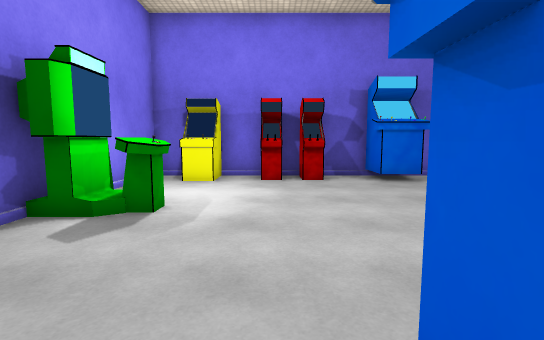
view 1 (above)

12 first-person views from a walk through a 3-D level made in the Unity game engine. The camera is 1.4 m above the floor, tilts 6° down and sees 85° across. The floor is counted in squares, 1 m on a side. Each view is taken from the middle of a square. On the plan, view 1 faces up. The plan holds only what a view shows up to about 14 squares ahead; the rest is blank. The player is left out. Some surface patterns are stand-ins.

view 2
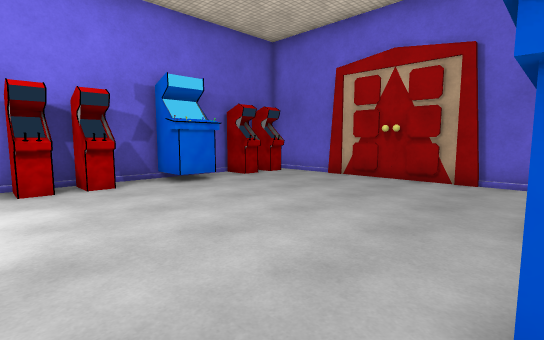

view 3
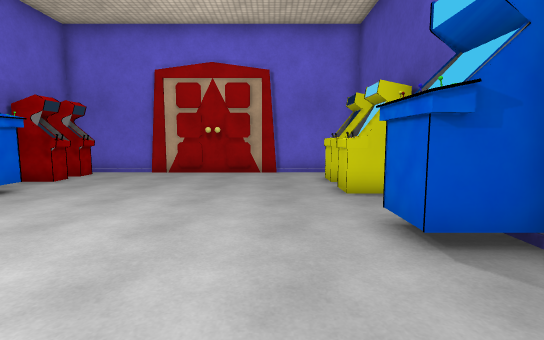

view 4
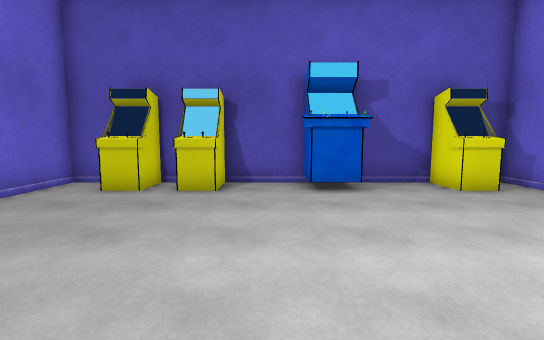

view 5
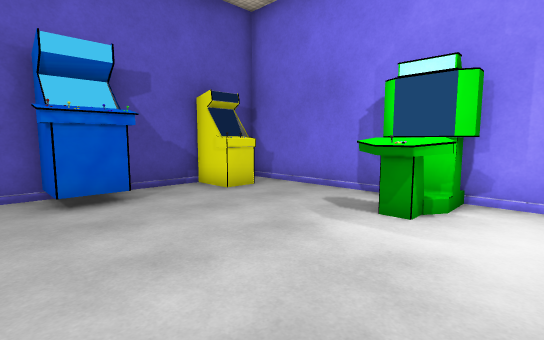

view 6
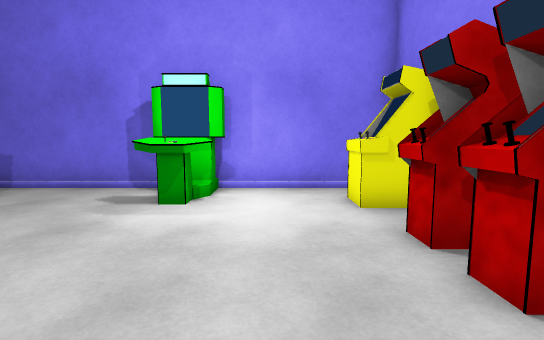

view 7
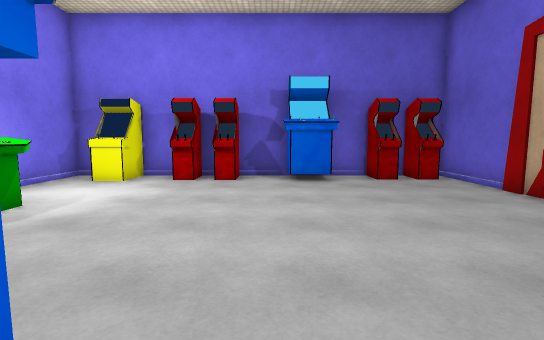

view 8
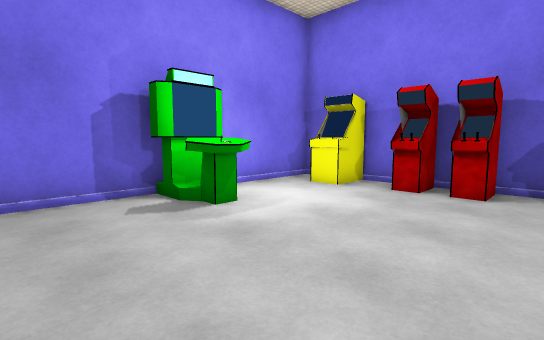

view 9
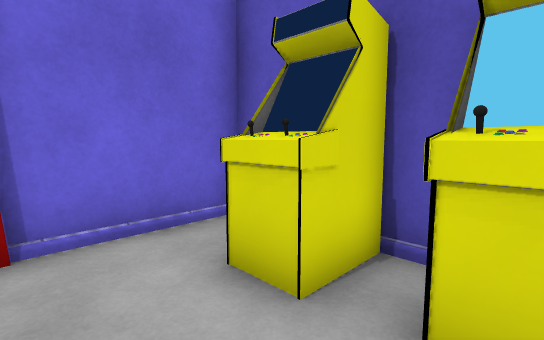

view 10
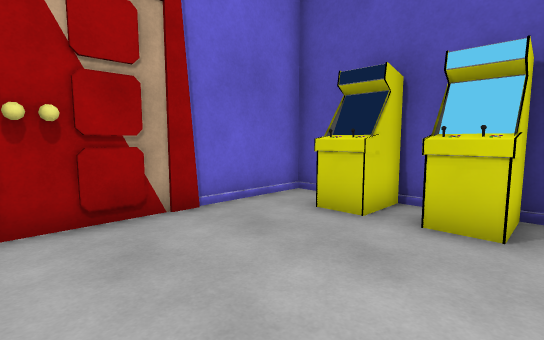

view 11
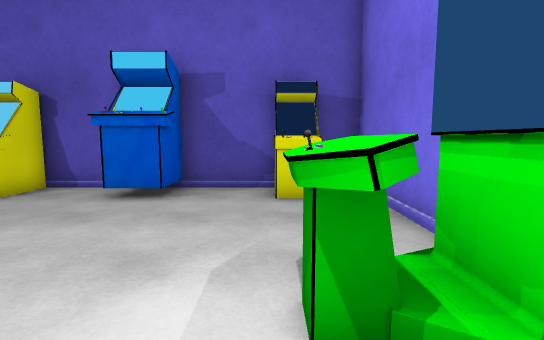

view 12
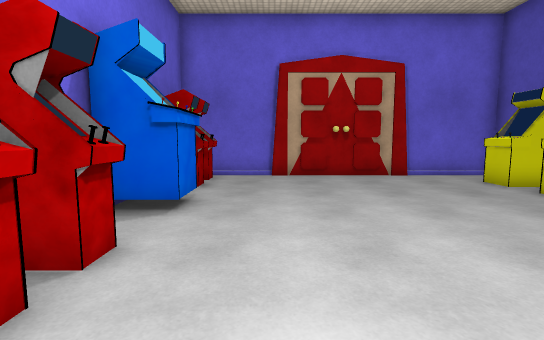

### Floor plan
Points are (right, up) in squares from view 1. A wall is a line through its corners. A room is listed if a view was taken in it or the views show most of it. See-through windows are left out.
Room 1 (views 1, 2, 3, 4, 5, 6, 7, 8, 9, 10, 11, 12)
walls: (-1.9, 6.2) (-1.9, 5.5); (-2.1, 5.6) (-2.5, 5) (-2.8, 5.3); (-2.7, 6.2) (-2.3, 6.2) (-2.3, 5.6) (-2.9, 5.6); (2, 0.1) (2, -0.5); (-2.8, 6.4) (-2.5, 6.7) (-2.1, 6.1); (1.9, 10) (1, 10); (0.3, 9.8) (0.3, 10.5); (0.3, 9.9) (-0.4, 9.9) (-0.4, 11.4) (-1.9, 11.4) (-1.9, 9.9) (-3.1, 9.9); (0.4, 10) (-0.4, 10); (-3.4, 5.4) (-3.6, 5) (-4.1, 5); (1.1, 10.6) (1.1, 9.8); (0.6, -0.5) (0.6, 0.1); (-3.7, 6.8) (-3.6, 6.6) (-3.6, 5.2) (-4.5, 5.2); (3.6, 10.9) (3.6, 11.4) (1.8, 11.4) (1.8, 9.9) (1, 9.9); (6.6, 0.5) (7.6, 0.5) (7.6, 1.2); (-3.2, 1.1) (-1.9, 1.1) (-1.9, -0.5); (-4.4, 6.5) (-3.2, 6.5); (-2, 10.4) (-3, 10.4); (-3, 0.5) (-2, 0.5); (5.9, -0.6) (6.6, -0.6) (6.6, 1.1) (7.8, 1.1); (-2.2, -0.6) (4.5, -0.6) (4.5, 0.1); (7.3, 9.9) (7.3, 10.8); (9.3, 5.9) (9.3, 8); (7.4, 10) (6.6, 10) (6.6, 11.4) (5.2, 11.4); (9.3, 2.7) (9.3, 5); (9.5, 3.4) (9.5, 7.5); (9.5, 7.9) (9.5, 11); (8.2, -0.6) (9.5, -0.6) (9.5, 3); (-3.4, 11.4) (-4.5, 11.4) (-4.5, -0.6) (-3.2, -0.6); (8.9, 10) (8, 10)
low walls: (-3.2, 6.5) (-3.2, 5.5); (-3.2, 6.5) (-2.7, 6.2)
ways out: gap at (-3, 6)

Where each view was taken, in squares from view 1:
view 1: 0 up, 0 right, facing up
view 2: 1 up, 1 left, facing up-right
view 3: 3 up, 3 left, facing right
view 4: 9 up, 3 right, facing down
view 5: 8 up, 3 right, facing down-left
view 6: 8 up, 4 right, facing left
view 7: 0 up, 3 right, facing up
view 8: 2 up, 3 right, facing up-left
view 9: 3 up, 5 right, facing down-right
view 10: 6 up, 4 right, facing down-right
view 11: 8 up, 2 left, facing down
view 12: 8 up, 2 left, facing right
